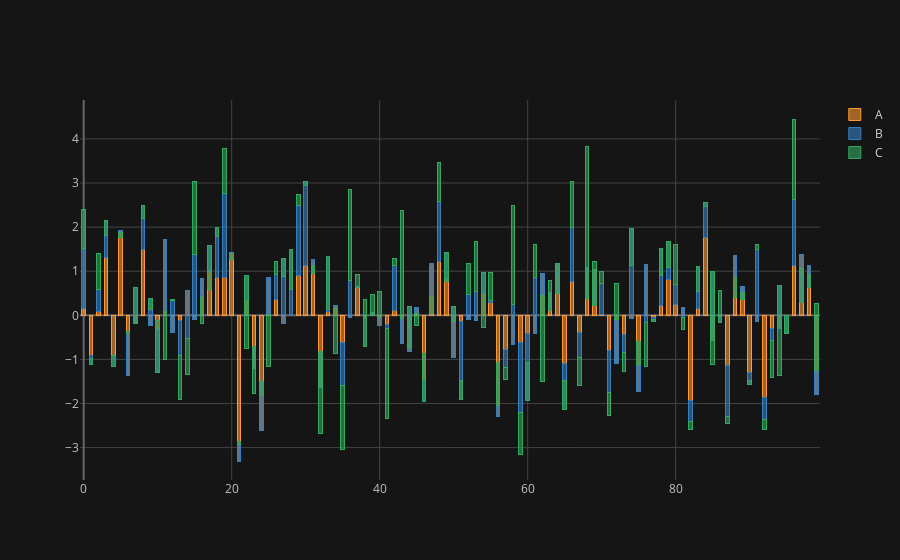

The notebook cell this image was saved under:
### Code cell
df.iplot(kind='bar',bargap=0.5,barmode='stack')
